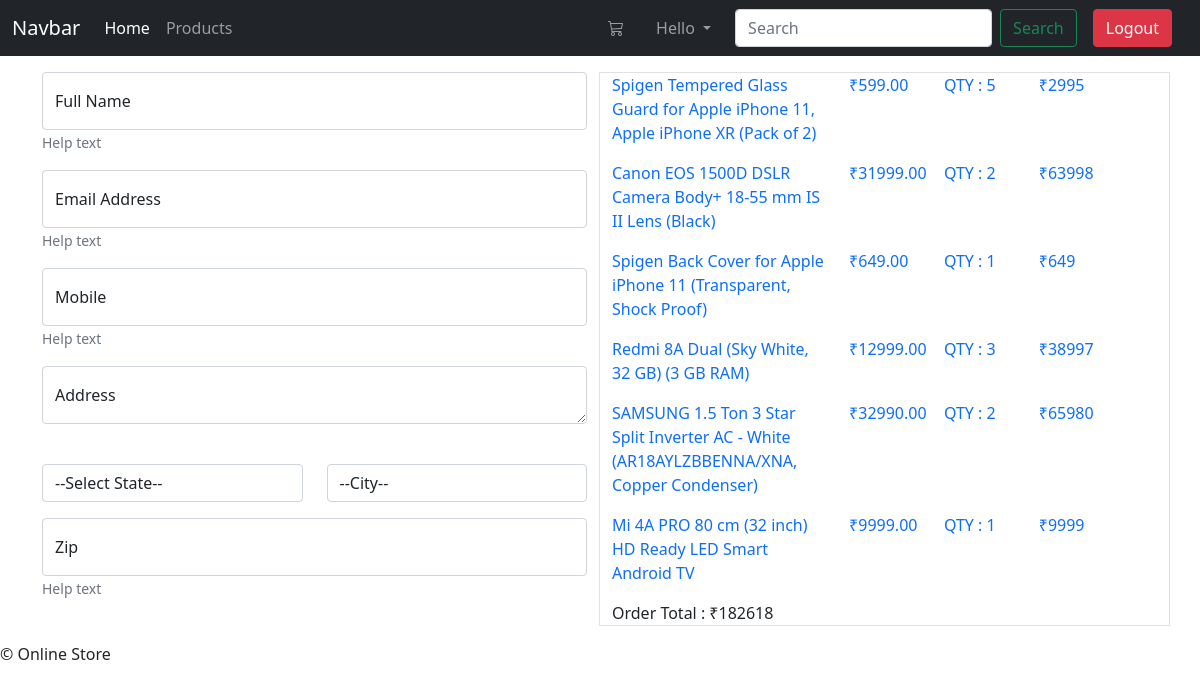
The page /checkout (signed in) on the database its author committed.
### core/models.py (models this page shows, shortened)
class Cart(models.Model):
    user = models.ForeignKey(User,on_delete=models.CASCADE)
    product = models.ForeignKey(Product,on_delete=models.CASCADE)
    quantity = models.IntegerField()
    total = models.IntegerField()

class Product(models.Model):
    name = models.CharField(max_length=120)
    images = models.ImageField()
    desc = models.TextField()
    price = models.DecimalField(max_digits=9,decimal_places=2)
    created = models.DateField()

### core/views.py (the view)
# urls.py: path('checkout',views.Checkout,name='checkout')
def Checkout(request):
    if request.user.is_authenticated:
        return render(request,'checkout.html')
    else:
        return redirect(home)

### core/context_processor.py (called while the page is built)
def loadCart(request):
    if request.user.is_authenticated:
        cart = Cart.objects.filter(user=request.user)
        cartTotal = 0
        for carttemp in cart:
            cartTotal = carttemp.total + cartTotal
        return {'cart': cart,'cartTotal':cartTotal}
    else:
        return {'cart': ''}

### core/templates/checkout.html (shortened to what this page needs)
{% extends 'base.html' %}
{% block body %}
<div class="container py-3">
    <form>
    <div class="row">
    <div class="col">
        <div class="mb-3 form-floating">
          <input type="text" class="form-control" name="name" id="" aria-describedby="helpId" placeholder="username">
          <label for="" class="form-label">Full Name</label>
          <small id="helpId" class="form-text text-muted">Help text</small>
        </div>
        <div class="mb-3 form-floating">
          <input type="email"
            class="form-control" name="" id="email" aria-describedby="helpId" placeholder="email">
            <label for="" class="form-label">Email Address</label>
          <small id="helpId" class="form-text text-muted">Help text</small>
        </div>
        <div class="mb-3 form-floating">
          <input type="tel"
            class="form-control" name="" id="" aria-describedby="helpId" placeholder="Mobile Number">
            <label for="" class="form-label">Mobile</label>
          <small id="helpId" class="form-text text-muted">Help text</small>
        </div>
        <div class="mb-3 form-floating">
          <textarea class="form-control" name="" id="" rows="3" placeholder="Address"></textarea>
           <label for="" class="form-label">Address</label>
        </div>
        <div class="mb-3">
        <div class="row">
            <div class="col-6">
          <select class="form-control" name="State" id="">
            <option selected>--Select State--</option>
          </select>
            </div>
              <div class="col-6">
          <select class="form-control" name="State" id="">
            <option selected>--City--</option>
          </select>
            </div>
        </div>
        </div>
         <div class="mb-3 form-floating">
          <input type="text" class="form-control" name="name" id="" aria-describedby="helpId" placeholder="username">
          <label for="" class="form-label">Zip</label>
          <small id="helpId" class="form-text text-muted">Help text</small>
        </div>
    </div>
    <div class="col-sm border">
        {% for cart in cart %}
        <div class="row text-primary">
        <div class="col-5 mb-3 font-weight-bold">
            {{cart.product.name}}
        </div>
        <div class="col-2">
          	&#8377;{{cart.product.price}}
        </div>
        <div class="col-2 mb-3">
          QTY : {{cart.quantity}}
        </div>
         <div class="col-2 mb-3">
          	&#8377;{{cart.total}}
        </div>
        </div>
          {% endfor %}
        <div class="row">
        <div class="col">
          Order Total : &#8377;{{cartTotal}}
        </div>
        </div>
    </div>
    </div>
    </form>
</div>
{% endblock body %}

### core/templates/base.html (shortened to what this page needs)
<!doctype html>
<html lang="en">
  <head>
    <link href="https://cdn.jsdelivr.net/npm/bootstrap@5.0.2/dist/css/bootstrap.min.css" rel="stylesheet">
    <link rel="stylesheet" href="https://cdn.jsdelivr.net/npm/bootstrap-icons@1.6.1/font/bootstrap-icons.css">
  </head>
  <body>
<nav class="navbar navbar-expand-lg navbar-dark bg-dark">
    <div class="container-fluid">
      <a class="navbar-brand" href="/">Navbar</a>
      <div class="collapse navbar-collapse" id="navbarSupportedContent">
        <ul class="navbar-nav me-auto mb-2 mb-lg-0">
          <li class="nav-item">
            <a class="nav-link active" aria-current="page" href="/">Home</a>
          </li>
          <li class="nav-item">
            <a class="nav-link" href="/products">Products</a>
          </li>
        </ul>
        {% if user.is_authenticated %}
        <ul class="navbar-nav">
  <span class="bi bi-cart3 nav-link cart" data-bs-toggle="modal" data-bs-target="#cart"></span>
          <li class="nav-item dropdown mx-3">
            <a class="nav-link dropdown-toggle" href="#" id="navbarDarkDropdownMenuLink" role="button" data-bs-toggle="dropdown" aria-expanded="false">
              Hello {{user.first_name}}
            </a>
              </li>
        </ul>
          {% endif %}
        <form class="d-flex">
          <input class="form-control me-2" type="search" placeholder="Search" aria-label="Search">
          <button class="btn btn-outline-success" type="submit">Search</button>
        </form>
        {% if user.is_authenticated %}
         <a href="/logout" class="btn btn-danger mx-3" >Logout</a>
        {% else %}
        <div class="px-3">
            <a class="btn btn-outline-success" href="/login" tabindex="-1" aria-disabled="true">Login</a>
            <a class="btn btn-outline-success" href="/register" tabindex="-1" aria-disabled="true">Sign Up</a>
          </div>
        {% endif %}
      </div>
    </div>
  </nav>
  {% block body %} {% endblock %}
  <footer>&copy Online Store</footer>
</body>
</html>

### rows shown on the page
Cart: product.name "Spigen Tempered Glass Guard for Apple iPhone 11, Apple iPhone XR (Pack of 2)", product.price "599.00", quantity "5", total "2995"
Cart: product.name "Canon EOS 1500D DSLR Camera Body+ 18-55 mm IS II Lens (Black)", product.price "31999.00", quantity "2", total "63998"
Cart: product.name "Spigen Back Cover for Apple iPhone 11 (Transparent, Shock Proof)", product.price "649.00", quantity "1", total "649"
Cart: product.name "Redmi 8A Dual (Sky White, 32 GB) (3 GB RAM)", product.price "12999.00", quantity "3", total "38997"
Cart: product.name "SAMSUNG 1.5 Ton 3 Star Split Inverter AC - White (AR18AYLZBBENNA/XNA, Copper Condenser)", product.price "32990.00", quantity "2", total "65980"
Cart: product.name "Mi 4A PRO 80 cm (32 inch) HD Ready LED Smart Android TV", product.price "9999.00", quantity "1", total "9999"

### other values the page prints
{{ cartTotal }} "182618"
